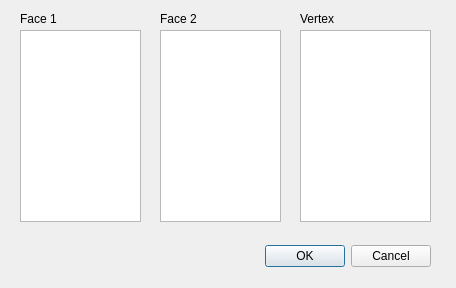
<?xml version="1.0" encoding="UTF-8"?>
<ui version="4.0">
 <class>SplitVDialog</class>
 <widget class="QDialog" name="SplitVDialog">
  <property name="geometry">
   <rect>
    <x>0</x>
    <y>0</y>
    <width>456</width>
    <height>288</height>
   </rect>
  </property>
  <property name="windowTitle">
   <string>Add an edge between two faces that share a vertex</string>
  </property>
  <widget class="QDialogButtonBox" name="buttonBox">
   <property name="geometry">
    <rect>
     <x>90</x>
     <y>240</y>
     <width>341</width>
     <height>32</height>
    </rect>
   </property>
   <property name="orientation">
    <enum>Qt::Horizontal</enum>
   </property>
   <property name="standardButtons">
    <set>QDialogButtonBox::Cancel|QDialogButtonBox::Ok</set>
   </property>
  </widget>
  <widget class="QLabel" name="label">
   <property name="geometry">
    <rect>
     <x>20</x>
     <y>10</y>
     <width>62</width>
     <height>18</height>
    </rect>
   </property>
   <property name="text">
    <string>Face 1</string>
   </property>
  </widget>
  <widget class="QLabel" name="label_2">
   <property name="geometry">
    <rect>
     <x>160</x>
     <y>10</y>
     <width>62</width>
     <height>18</height>
    </rect>
   </property>
   <property name="text">
    <string>Face 2</string>
   </property>
  </widget>
  <widget class="QLabel" name="label_3">
   <property name="geometry">
    <rect>
     <x>300</x>
     <y>10</y>
     <width>62</width>
     <height>18</height>
    </rect>
   </property>
   <property name="text">
    <string>Vertex</string>
   </property>
  </widget>
  <widget class="QListWidget" name="Face1List">
   <property name="geometry">
    <rect>
     <x>20</x>
     <y>30</y>
     <width>121</width>
     <height>192</height>
    </rect>
   </property>
  </widget>
  <widget class="QListWidget" name="Face2List">
   <property name="geometry">
    <rect>
     <x>160</x>
     <y>30</y>
     <width>121</width>
     <height>192</height>
    </rect>
   </property>
  </widget>
  <widget class="QListWidget" name="VertexList">
   <property name="geometry">
    <rect>
     <x>300</x>
     <y>30</y>
     <width>131</width>
     <height>192</height>
    </rect>
   </property>
  </widget>
 </widget>
 <resources/>
 <connections>
  <connection>
   <sender>buttonBox</sender>
   <signal>accepted()</signal>
   <receiver>SplitVDialog</receiver>
   <slot>accept()</slot>
   <hints>
    <hint type="sourcelabel">
     <x>248</x>
     <y>254</y>
    </hint>
    <hint type="destinationlabel">
     <x>157</x>
     <y>274</y>
    </hint>
   </hints>
  </connection>
  <connection>
   <sender>buttonBox</sender>
   <signal>rejected()</signal>
   <receiver>SplitVDialog</receiver>
   <slot>reject()</slot>
   <hints>
    <hint type="sourcelabel">
     <x>316</x>
     <y>260</y>
    </hint>
    <hint type="destinationlabel">
     <x>286</x>
     <y>274</y>
    </hint>
   </hints>
  </connection>
 </connections>
</ui>
